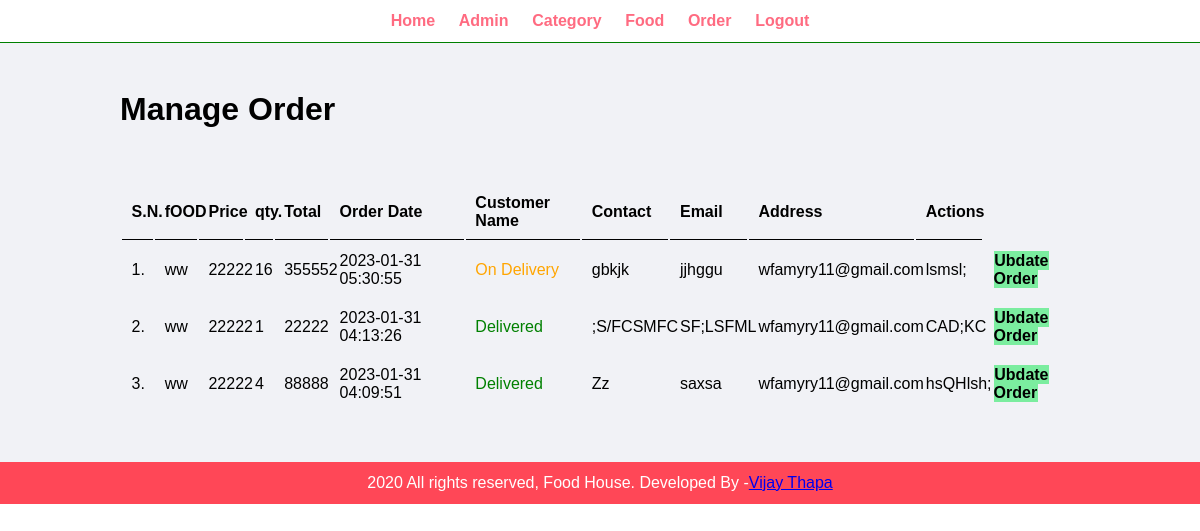
Screenshot of /control/admin/manage-order.php (signed in) with the database file from the repository.
### tables this page shows
CREATE TABLE `tbl_order` (
  `id` int(11) NOT NULL,
  `food` varchar(150) NOT NULL,
  `price` decimal(10,0) NOT NULL,
  `qty` int(11) NOT NULL,
  `total` decimal(10,0) NOT NULL,
  `order_date` datetime NOT NULL,
  `status` varchar(50) NOT NULL,
  `customer_name` varchar(150) NOT NULL,
  `customer_contact` varchar(20) NOT NULL,
  `customer_email` varchar(150) NOT NULL,
  `customer_address` varchar(255) NOT NULL
);

### control/admin/manage-order.php (the view, shortened to what this page needs)
<?php
include('partials/menu.php');
?>
<div class="main-content">
        <div class="wrapper">
            <h1>Manage Order</h1>
            <br><br><br>
            <table class="tbl-full">
                <tr>
                    <th>S.N.</th>
                    <th>fOOD</th>
                    <th>Price</th>
                    <th>qty.</th>
                    <th>Total</th>
                    <th>Order Date</th>
                    <th>Customer Name</th>
                    <th>Contact</th>
                    <th>Email</th>
                    <th>Address</th>
                    <th>Actions</th>
                </tr>
                <?php
                $sql="SELECT * FROM tbl_order ORDER BY id DESC";
                $res=mysqli_query($conn,$sql);
                $count=mysqli_num_rows($res);
                $sn=1;
                if($count>0){
                    while($row=mysqli_fetch_assoc($res)){
                        $id=$row['id'];
                        $food=$row['food'];
                        $price=$row['price'];
                        $qty=$row['qty'];
                        $total=$row['total'];
                        $order_date=$row['order_date'];
                        $status=$row['status'];
                        $customer_name=$row['customer_name'];
                        $customer_contact=$row['customer_contact'];
                        $customer_email=$row['customer_email'];
                        $customer_address=$row['customer_address'];
                        ?>
                        <tr>
                            <td><?php echo $sn++;?>. </td>
                            <td><?php echo $food ;?></td>
                            <td><?php echo $price;?></td>
                            <td><?php echo $qty;?></td>
                            <td><?php echo $total;?></td>
                            <td><?php echo $order_date;?></td>
                            <td>
                                <?php
                                if($status=="Ordered"){
                                    echo "<label>$status</label>";
                                }
                                elseif($status=="On Delivery"){
                                    echo "<label style='color:orange;'>$status</label>";
                                }
                                elseif($status="Delivered"){
                                    echo "<label style='color:green;'>$status</label>";
                                }
                                elseif($status="Cancelled"){
                                    echo "<label style='color:red;'>$status</label>";
                                }
                                ?>
                            </td>
                            <td><?php echo $customer_name;?></td>
                            <td><?php echo $customer_contact;?></td>
                            <td><?php echo $customer_email;?></td>
                            <td><?php echo $customer_address;?></td>
                            <td>
                                <a href="<?php echo SITURAL;?>admin/update-order.php?id=<?php echo $id;?>" class="btn-secondary">Ubdate Order</a>
                            </td>
                </tr>
                        <?php
                    }
                }
                else{
                    echo "<tr><td colspan='12' style='color:red'>Orders Not Available.</td></tr>";
                }
                ?>
            </table>
        </div>
    </div>
<?php
include('partials/footer.php');
?>

### view/css/admin1.css (style rules this page uses)
* { margin: 0; padding: 0; font-family: Arial, Helvetica, sans-serif; }
.wrapper { padding: 1%; width: 80%; margin: 0 auto; }
.tbl-full { width: 100%; }
table tr th { border-bottom: 1px solid black; padding: 1%; text-align: left; }
table tr td { padding: 1%; }
.btn-secondary { background-color: #7bed9f; padding: 1%; color: black; text-decoration: none; font-weight: bold; }
.main-content { background-color: #f1f2f6; padding: 3% 0; }

### rows the page displays
tbl_order: food "ww", price "22222", qty "16", total "355552", order_date "2023-01-31 05:30:55", status "On Delivery", customer_name "gbkjk", customer_contact "jjhggu", customer_email "wfamyry11@gmail.com", customer_address "lsmsl;"
tbl_order: food "ww", price "22222", qty "1", total "22222", order_date "2023-01-31 04:13:26", status "Delivered", customer_name ";S/FCSMFC", customer_contact "SF;LSFML", customer_email "wfamyry11@gmail.com", customer_address "CAD;KC"
tbl_order: food "ww", price "22222", qty "4", total "88888", order_date "2023-01-31 04:09:51", status "Delivered", customer_name "Zz", customer_contact "saxsa", customer_email "wfamyry11@gmail.com", customer_address "hsQHlsh;"
